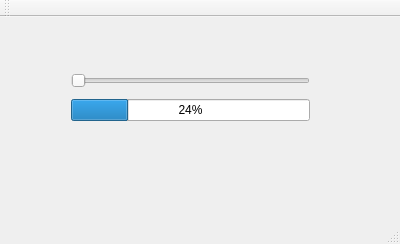
<?xml version="1.0" encoding="UTF-8"?>
<ui version="4.0">
 <class>MainWindow</class>
 <widget class="QMainWindow" name="MainWindow">
  <property name="geometry">
   <rect>
    <x>0</x>
    <y>0</y>
    <width>400</width>
    <height>244</height>
   </rect>
  </property>
  <property name="windowTitle">
   <string>MainWindow</string>
  </property>
  <widget class="QWidget" name="centralWidget">
   <widget class="QWidget" name="layoutWidget">
    <property name="geometry">
     <rect>
      <x>60</x>
      <y>40</y>
      <width>261</width>
      <height>81</height>
     </rect>
    </property>
    <layout class="QVBoxLayout" name="verticalLayout">
     <item>
      <widget class="QSlider" name="horizontalSlider">
       <property name="orientation">
        <enum>Qt::Horizontal</enum>
       </property>
      </widget>
     </item>
     <item>
      <widget class="QProgressBar" name="progressBar">
       <property name="value">
        <number>24</number>
       </property>
      </widget>
     </item>
    </layout>
   </widget>
  </widget>
  <widget class="QMenuBar" name="menuBar">
   <property name="geometry">
    <rect>
     <x>0</x>
     <y>0</y>
     <width>400</width>
     <height>25</height>
    </rect>
   </property>
  </widget>
  <widget class="QToolBar" name="mainToolBar">
   <attribute name="toolBarArea">
    <enum>TopToolBarArea</enum>
   </attribute>
   <attribute name="toolBarBreak">
    <bool>false</bool>
   </attribute>
  </widget>
  <widget class="QStatusBar" name="statusBar"/>
 </widget>
 <layoutdefault spacing="6" margin="11"/>
 <resources/>
 <connections>
  <connection>
   <sender>horizontalSlider</sender>
   <signal>valueChanged(int)</signal>
   <receiver>progressBar</receiver>
   <slot>setValue(int)</slot>
   <hints>
    <hint type="sourcelabel">
     <x>156</x>
     <y>101</y>
    </hint>
    <hint type="destinationlabel">
     <x>166</x>
     <y>128</y>
    </hint>
   </hints>
  </connection>
 </connections>
</ui>
